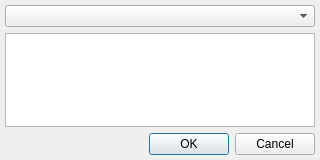
<?xml version="1.0" encoding="UTF-8"?>
<ui version="4.0">
 <class>UserActivityDialog</class>
 <widget class="QDialog" name="UserActivityDialog">
  <property name="geometry">
   <rect>
    <x>0</x>
    <y>0</y>
    <width>320</width>
    <height>160</height>
   </rect>
  </property>
  <layout class="QVBoxLayout" name="verticalLayout">
   <property name="margin">
    <number>5</number>
   </property>
   <item>
    <widget class="QComboBox" name="cmbActivity"/>
   </item>
   <item>
    <widget class="QPlainTextEdit" name="pteText"/>
   </item>
   <item>
    <widget class="QDialogButtonBox" name="dbbButtons">
     <property name="standardButtons">
      <set>QDialogButtonBox::Cancel|QDialogButtonBox::Ok</set>
     </property>
    </widget>
   </item>
  </layout>
 </widget>
 <layoutdefault spacing="6" margin="11"/>
 <resources/>
 <connections/>
</ui>
